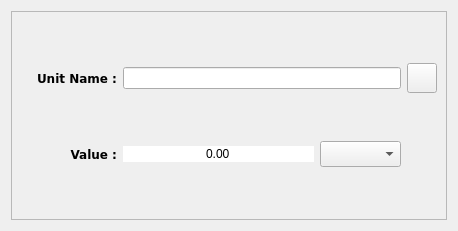
<?xml version="1.0" encoding="UTF-8"?>
<ui version="4.0">
 <class>AddNewUnit</class>
 <widget class="QWidget" name="AddNewUnit">
  <property name="geometry">
   <rect>
    <x>0</x>
    <y>0</y>
    <width>458</width>
    <height>231</height>
   </rect>
  </property>
  <property name="minimumSize">
   <size>
    <width>458</width>
    <height>231</height>
   </size>
  </property>
  <property name="maximumSize">
   <size>
    <width>458</width>
    <height>231</height>
   </size>
  </property>
  <property name="windowTitle">
   <string>Add Unit</string>
  </property>
  <property name="windowIcon">
   <iconset>
    <normaloff>icons/logo.png</normaloff>icons/logo.png</iconset>
  </property>
  <layout class="QGridLayout" name="gridLayout_2">
   <item row="0" column="0">
    <widget class="QFrame" name="frame">
     <property name="frameShape">
      <enum>QFrame::StyledPanel</enum>
     </property>
     <property name="frameShadow">
      <enum>QFrame::Raised</enum>
     </property>
     <layout class="QGridLayout" name="gridLayout" columnstretch="1,2,2,0">
      <item row="0" column="3">
       <widget class="QPushButton" name="add_unit">
        <property name="minimumSize">
         <size>
          <width>30</width>
          <height>30</height>
         </size>
        </property>
        <property name="maximumSize">
         <size>
          <width>30</width>
          <height>30</height>
         </size>
        </property>
        <property name="font">
         <font>
          <weight>50</weight>
          <bold>false</bold>
         </font>
        </property>
        <property name="text">
         <string/>
        </property>
        <property name="icon">
         <iconset>
          <normaloff>icons/add.png</normaloff>icons/add.png</iconset>
        </property>
       </widget>
      </item>
      <item row="0" column="0">
       <widget class="QLabel" name="label_9">
        <property name="font">
         <font>
          <family>Bitstream Vera Sans</family>
          <weight>75</weight>
          <bold>true</bold>
         </font>
        </property>
        <property name="layoutDirection">
         <enum>Qt::LeftToRight</enum>
        </property>
        <property name="text">
         <string>Unit Name :</string>
        </property>
        <property name="alignment">
         <set>Qt::AlignRight|Qt::AlignTrailing|Qt::AlignVCenter</set>
        </property>
       </widget>
      </item>
      <item row="1" column="1">
       <widget class="QDoubleSpinBox" name="unit_value">
        <property name="styleSheet">
         <string notr="true">border:0px;
</string>
        </property>
        <property name="alignment">
         <set>Qt::AlignCenter</set>
        </property>
        <property name="buttonSymbols">
         <enum>QAbstractSpinBox::NoButtons</enum>
        </property>
        <property name="maximum">
         <double>10000000000000000000.000000000000000</double>
        </property>
       </widget>
      </item>
      <item row="1" column="0">
       <widget class="QLabel" name="label_7">
        <property name="font">
         <font>
          <family>Bitstream Vera Sans</family>
          <weight>75</weight>
          <bold>true</bold>
         </font>
        </property>
        <property name="layoutDirection">
         <enum>Qt::LeftToRight</enum>
        </property>
        <property name="text">
         <string>Value :</string>
        </property>
        <property name="alignment">
         <set>Qt::AlignRight|Qt::AlignTrailing|Qt::AlignVCenter</set>
        </property>
       </widget>
      </item>
      <item row="1" column="2">
       <widget class="QComboBox" name="units_combo">
        <property name="minimumSize">
         <size>
          <width>81</width>
          <height>26</height>
         </size>
        </property>
        <property name="maximumSize">
         <size>
          <width>81</width>
          <height>26</height>
         </size>
        </property>
       </widget>
      </item>
      <item row="0" column="1" colspan="2">
       <widget class="QLineEdit" name="unit_name">
        <property name="minimumSize">
         <size>
          <width>0</width>
          <height>22</height>
         </size>
        </property>
        <property name="layoutDirection">
         <enum>Qt::LeftToRight</enum>
        </property>
       </widget>
      </item>
     </layout>
    </widget>
   </item>
  </layout>
 </widget>
 <resources/>
 <connections/>
</ui>
